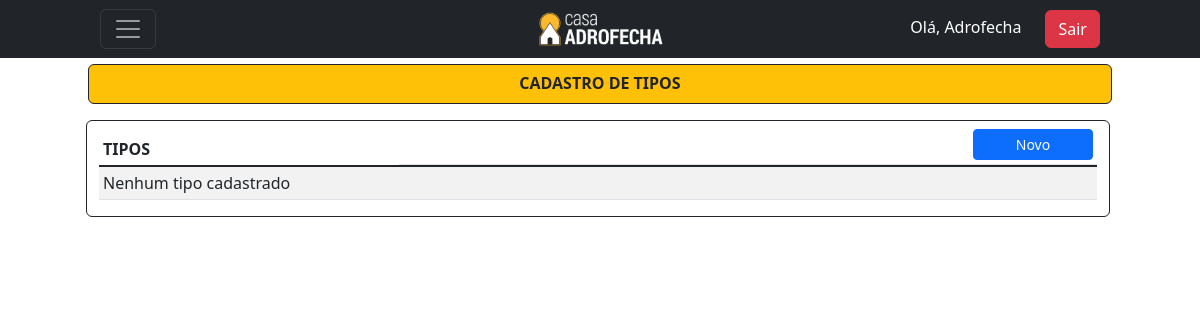
/listar/tipo/ (signed in), run on an earlier commit of the app's database.
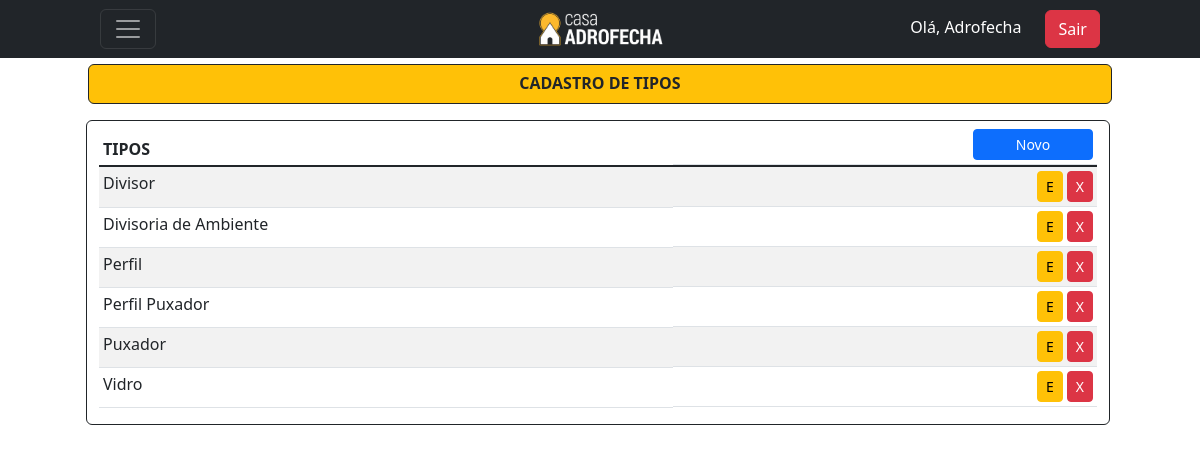
And on a later commit of the database.
### cadastros/models.py (models this page shows)
class Tipo(models.Model):
    tipo = models.CharField(max_length=30, unique=True)
    class Meta:
        ordering = ["tipo"]
    def __str__(self):
        return self.tipo

### cadastros/views.py (the view)
# urls.py: path('listar/tipo/', TipoList.as_view(), name='listar-tipo'),
class TipoList(LoginRequiredMixin, PermissionRequiredMixin, ListView):
    model = Tipo
    template_name = 'cadastros/listas/tipo.html'
    permission_required = 'cadastros.view.tipo'

### cadastros/templates/cadastros/listas/tipo.html (shortened to what this page needs)
{% extends 'base.html' %}
{% block content %}
<header class="mt-5 pt-3">
  <div>
      <div class="bg-warning rounded text-dark border border-dark container h-10 d-flex align-items-center justify-content-center">
        <h1><strong>CADASTRO DE TIPOS</strong></h1>
      </div>
  </div>
</header>
<div class="container mt-3">
  <div class="d-flex justify-content-center row">
      <div class="border border-dark rounded mb-3 me-1">
          <table class="mt-1 table table-sm table-striped">
            <thead>
              <tr>
                <th>TIPOS</th>
                <th class="d-flex justify-content-end"><a href="{% url 'cadastrar-acabamento' %}" style="width: 120px;" class="btn btn-primary bg-primary btn-sm">Novo</a></th>
              </tr>
            </thead>
            <tbody class="table-group-divider">
                {% for item in object_list|dictsort:"tipo" %}
                <tr>
                    <td>{{ item }}</td>
                    <td class="d-flex justify-content-end">
                        <a href="{% url 'editar-tipo' item.pk %}" class="me-1 btn btn-warning btn-sm" title="Editar">E</a>
                        <a href="{% url 'excluir-tipo' item.pk %}" class="btn btn-danger btn-sm" title="Excluir">X</a>
                    </td>
                </tr>
                {% empty %}
                    <tr>
                        <td colspan="3">Nenhum tipo cadastrado</td>
                    </tr>
                {% endfor %}
            </tbody>
          </table>
      </div>
  </div>
</div>
{% endblock %}

What changed in the data, as far as the page shows it:
added Tipo: tipo "Divisor"
added Tipo: tipo "Divisoria de Ambiente"
added Tipo: tipo "Perfil"
added Tipo: tipo "Perfil Puxador"
added Tipo: tipo "Puxador"
added Tipo: tipo "Vidro"
Also different on the page:
text no longer shown: "Nenhum tipo cadastrado"
